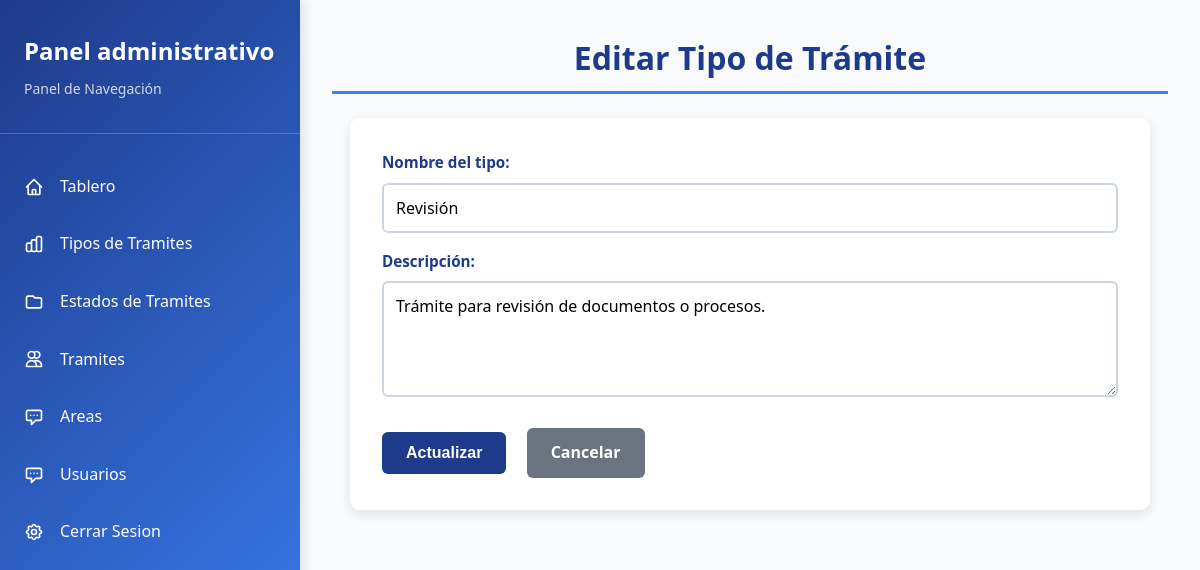
The page /views/admin/tipo/editar_tipo.php?id_tipo_tramite=4 on the database its author committed.
### tables this page shows
CREATE TABLE tbl_tipo_tramite (
    id_tipo_tramite INT AUTO_INCREMENT PRIMARY KEY,
    nombre VARCHAR(100) NOT NULL,
    descripcion TEXT,
    activo BOOLEAN DEFAULT TRUE
);

### views/admin/tipo/editar_tipo.php (the view, shortened to what this page needs)
<?php
require '../../../config/database/config/config_db.php';
$id = filter_var($_GET['id_tipo_tramite'] ?? 0, FILTER_VALIDATE_INT);
$stmt = $mysqli->prepare("SELECT * FROM tbl_tipo_tramite WHERE id_tipo_tramite = ?");
$stmt->bind_param("i", $id);
$stmt->execute();
$tipo = $stmt->get_result()->fetch_assoc();
?>
<!DOCTYPE html>
<html lang="es">
<head>
    <link rel="stylesheet" href="/style/tipos.css">
</head>
<body>
    <?php include '../../sidebaradministrador.php'; ?>
    <div class="contenido-principal">
        <h1>Editar Tipo de Trámite</h1>
        <form method="POST" class="formulario">
            <label for="nombre">Nombre del tipo:</label>
            <input type="text" name="nombre" id="nombre" required value="<?= htmlspecialchars($tipo['nombre']) ?>">
            <label for="descripcion">Descripción:</label>
            <textarea name="descripcion" id="descripcion" rows="4"><?= htmlspecialchars($tipo['descripcion']) ?></textarea>
            <button type="submit" class="btn-agregar">Actualizar</button>
            <a href="tipos.php" class="btn-cancelar">Cancelar</a>
        </form>
    </div>
</body>
</html>

### style/tipos.css (style rules this page uses)
:root { --color-primario: #1e3a8a; --color-secundario: #3b82f6; --color-texto: #fffefe; --color-fondo: #f8fafc; --color-borde: #cbd5e1; --color-hover: #e2e8f0; --color-error: #dc2626; --color-exito: #10b981; --font-primary: 'Segoe UI', Tahoma, Geneva, Verdana, sans-serif; }
* { margin: 0; padding: 0; box-sizing: border-box; }
body { font-family: var(--font-primary); background-color: var(--color-fondo); color: var(--color-texto); line-height: 1.6; min-height: 100vh; }
.contenido-principal { margin-left: 25%; width: 75%; min-height: 100vh; padding: 2rem; display: flex; flex-direction: column; justify-content: flex-start; align-items: center; background-color: var(--color-fondo); transition: all 0.3s ease; }
.contenido-principal > * { width: 100%; max-width: 1400px; }
.contenido-principal h1 { color: var(--color-primario); font-size: 2rem; margin-bottom: 1.5rem; padding-bottom: 0.5rem; border-bottom: 3px solid var(--color-secundario); text-align: center; }
.formulario { background: white; padding: 2rem; border-radius: 10px; box-shadow: 0 4px 12px rgba(0, 0, 0, 0.1); max-width: 800px; width: 100%; margin: 0 auto; }
.formulario label { display: block; margin-bottom: 0.5rem; margin-top: 1rem; color: var(--color-primario); font-weight: 600; font-size: 0.95rem; }
.formulario label:first-of-type { margin-top: 0; }
.formulario input[type="text"], .formulario input[type="email"], .formulario textarea, .formulario select { width: 100%; padding: 0.75rem; border: 2px solid var(--color-borde); border-radius: 6px; font-size: 1rem; font-family: var(--font-primary); transition: border-color 0.2s, box-shadow 0.2s; background-color: #ffffff; color: #000000; }
.formulario textarea { resize: vertical; min-height: 100px; }
.formulario button, .formulario .btn-cancelar { margin-top: 1.5rem; padding: 0.75rem 1.5rem; border: none; border-radius: 6px; cursor: pointer; font-size: 1rem; font-weight: 600; transition: background-color 0.2s; text-decoration: none; display: inline-block; margin-right: 1rem; }
.btn-agregar, .btn-guardar { background-color: var(--color-primario); color: var(--color-texto); }
.btn-cancelar { background-color: #6b7280; color: white; }

### style/sidebar.css (style rules this page uses)
* { margin: 0; padding: 0; box-sizing: border-box; }
body { font-family: 'Segoe UI', Tahoma, Geneva, Verdana, sans-serif; display: flex; min-height: 100vh; background: #f5f7fa; }

### style/variables.css (style rules this page uses)
:root { --color-primario: #1e3a8a; --color-secundario: #3b82f6; --color-texto: #fffefe; --color-Exito: #4caf50; --color-Aviso: #f4a261; --color-error: #e63946; --radio: 14px; --ancho-max: 1100px; --esp: 16px; }

### rows shown on the page
tbl_tipo_tramite: nombre "Revisión", descripcion "Trámite para revisión de documentos o procesos."
